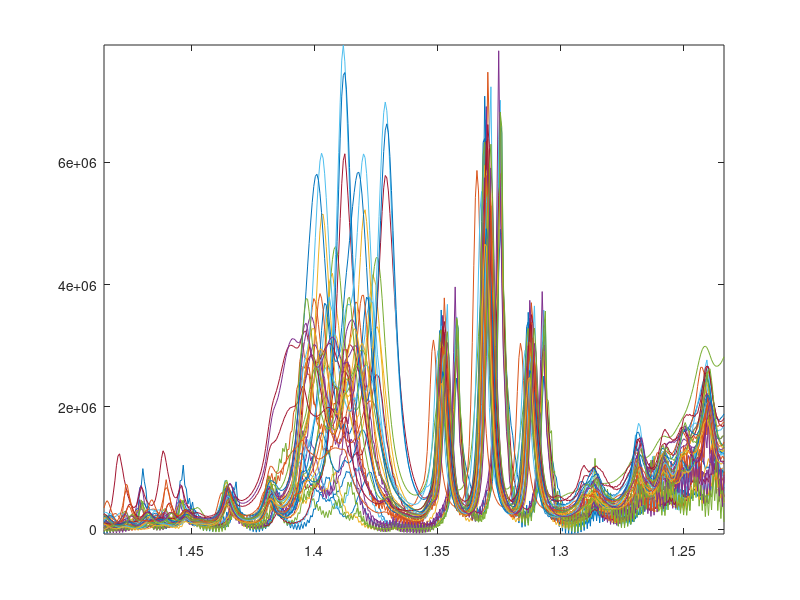

Source code (MATLAB): (Note: this script raises an error after producing the figure.)
%% Load demo Wine Data

load WineData
%% Plot raw data
% the region between 1.25 and 1.45 ppm contains the succinic acid signal

plot (ppm, X');
set(gca,'XDir','reverse');

%% Plot the lactic acid zoomed region (1.25 - 1.45 ppm)

plot (ppm(7151:7550), X(:,7151:7550));
axis tight
set(gca,'XDir','reverse');

%% iCOshift 1: aligns the whole spectra according to a reference signal selected (Ethanol CH3 resonance)
% Try to zoom on one subplot to view more features. Turn off the zoom
% button and try to click on one spectrum or on one interval to see more details.

[AlignedWineData, intervals, indexes] = icoshift ('average', X, (7551:7750), 'f',[2 1 0]);

%% iCOshift 2: splits the dataset in 50 regular intervals and aligns each of them separately
% COMMAND: [xCS,ints,ind] = icoshift(xT,xP,inter,{n},{options})
% [AlignedWineData, intervals, indexes] = icoshift (target sample, Dataset, intervals mode definition, allowed shift mode , plot options);

[AlignedWineData, intervals, indexes] = icoshift ('average', X, 50, 'f', [2 1 0]);

%% iCOshift 3: splits the dataset in regular intervals 800 points wide and search for the "best" allowed shift for each of them separately

[AlignedWineData, intervals, indexes] = icoshift ('average', X, '800', 'b', [2 1 0]);

%% iCOshift 4: splits the dataset in pre-defined intervals (on the basis of the user's knowledge) and aligns each of them
% The ppm scale is used for the final plot and the x axes is automatically reversed
% The vector used for defining the intervals is compatible with the
% algorithms in the iToolbox (e.g. iPLS and iPCA)
 
[AlignedWineData, intervals, indexes] = icoshift ('average', X, wine_ints, 'f', [2 1 0], ppm);

%% iCOshift 4a: Like the previous example but using an intermediate "coshift" step

[AlignedWineData, intervals, indexes] = icoshift ('max', X, wine_ints, 'f', [2 1 1], ppm);
set(gca,'Xlim',[1.28 1.44], 'Ylim', [-100 9e06]);


%% iCOshift 4b: Like the previous example but using also missing values (NaN) in the last setp

[AlignedWineData, intervals, indexes] = icoshift ('max', X, wine_ints, 'f', [2 0 1], ppm);
set(gca,'Xlim',[1.28 1.44], 'Ylim', [-100 9e06]);
